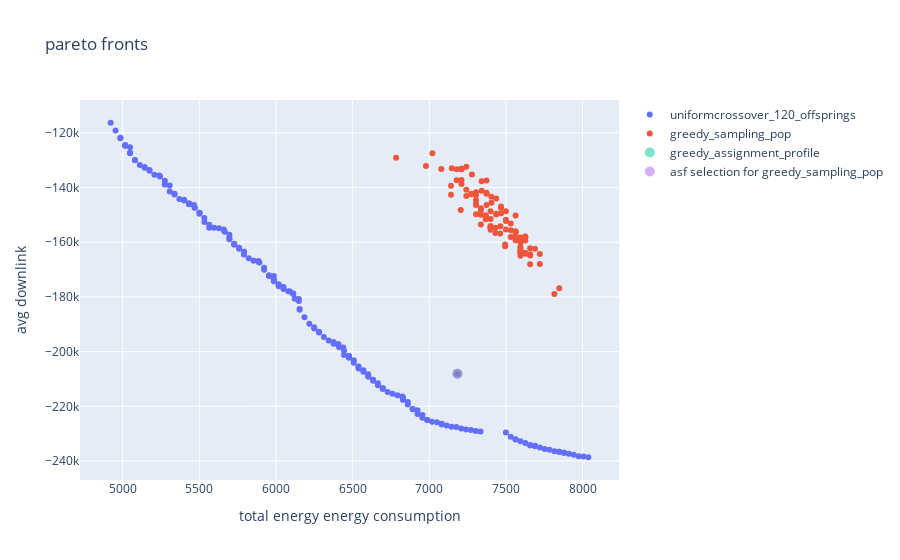
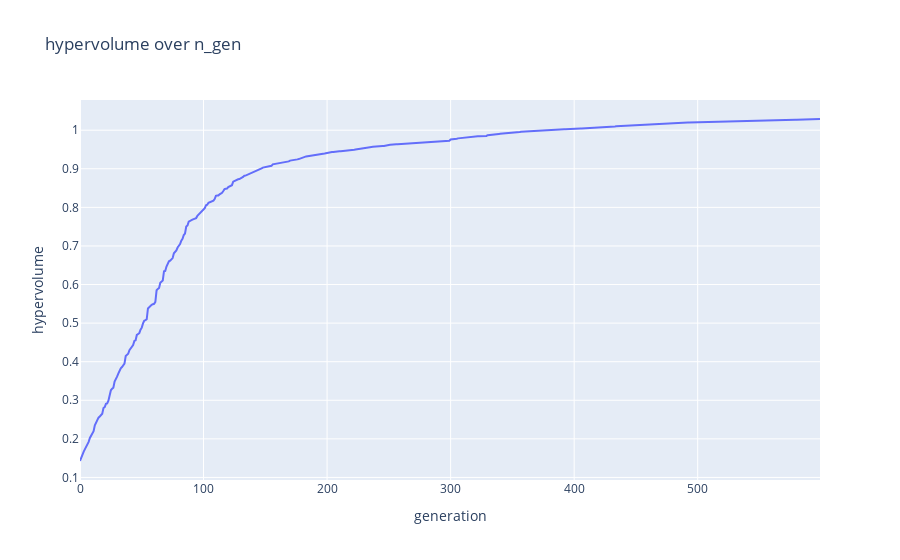

The notebook cell these images were saved under, in order:
### Code cell
fig1 = go.Figure()
fig1.update_layout(
    title=f"pareto fronts",
    xaxis_title="total energy energy consumption",
    yaxis_title="avg downlink")

##### add paretofronts of all runs
for index, pareto_front in enumerate(pareto_fronts):
    fig1.add_trace(
        go.Scatter(
            x=np.array(pareto_front)[:,0],
            y=np.array(pareto_front)[:,1],
            mode='markers',
            name=config_names[index],
            )
        )

##### add rssi sampling population
son = Son(adjacencies_file_name=f"./datastore/{network_name}/{network_name}_adjacencies.json", parameter_config_file_name=f"./datastore/{network_name}/{config_names[0]}/{config_names[0]}.json")
sampling_pop_objecitve_space = create_greedy_rssi_sampling_pop(results_object["optimization_objectives"], son)
fig1.add_trace(
     go.Scatter(
        x=sampling_pop_objecitve_space[:,0],
        y=sampling_pop_objecitve_space[:,1],
        mode='markers',
        name= "greedy_sampling_pop",
        )
    )
###### highlight greedy assignment activation profile
fig1.add_trace(
    go.Scatter(
        x=np.array(sampling_pop_objecitve_space[-1][0]),
        y=np.array(sampling_pop_objecitve_space[-1][1]),
        mode='markers',
        name= "greedy_assignment_profile",
        opacity= 0.5,
        marker=dict(size=10)
        )
    )
##### highlight asf selection from rssi_sampling
i = asf_select(sampling_pop_objecitve_space)
fig1.add_trace(
    go.Scatter(
        x=np.array(sampling_pop_objecitve_space[i][0]),
        y=np.array(sampling_pop_objecitve_space[i][1]),
        mode='markers',
        name= "asf selection for greedy_sampling_pop",
        opacity= 0.5,
        marker=dict(size=10)
        )
    )

fig2 = go.Figure()
fig2.update_layout(
    title="hypervolume over n_gen",
    xaxis_title="generation",
    yaxis_title="hypervolume")

for index, hyper_volume_history in enumerate(hyper_volume_histories):
    fig2.add_trace(
        go.Scatter(
            x=list(range(0, len(hyper_volume_history))),
            y=hyper_volume_history,
            mode='lines',
            name=config_names[index],
            ))


fig1.show()
fig2.show()

### Figure 1 — Plotly figure (JSON) as saved in the notebook; plotly's stock layout.template omitted (floating-point values rounded to 4 significant figures; data arrays with more than 128 entries replaced by an {"elided": "..."} marker saying what was removed)
{"data": [{"mode": "markers", "name": "uniformcrossover_120_offsprings", "type": "scatter", "x": {"elided": "173 float values"}, "y": {"elided": "173 float values"}}, {"mode": "markers", "name": "greedy_sampling_pop", "type": "scatter", "x": [7305.0, 7816.0, 7626.0, 7431.0, 7179.0, 7500.0, 7563.0, 7500.0, 7658.0, 7658.0, 7658.0, 7463.0, 7337.0, 7595.0, 7626.0, 7495.0, 7626.0, 6784.0, 7373.0, 7368.0, 7405.0, 7242.0, 7437.0, 7205.0, 7595.0, 7595.0, 7495.0, 7595.0, 7210.0, 7468.0, 7020.0, 7373.0, 7595.0, 6979.0, 7305.0, 7373.0, 7468.0, 7179.0, 7337.0, 7400.0, 7431.0, 7305.0, 7531.0, 7563.0, 7595.0, 7690.0, 7531.0, 7563.0, 7626.0, 7721.0, 7400.0, 7242.0, 7400.0, 7721.0, 7400.0, 7405.0, 7337.0, 7626.0, 7147.0, 7368.0, 7342.0, 7437.0, 7273.0, 7563.0, 7210.0, 7626.0, 7210.0, 7563.0, 7563.0, 7400.0, 7368.0, 7595.0, 7242.0, 7595.0, 7848.0, 7595.0, 7500.0, 7305.0, 7210.0, 7500.0, 7279.0, 7342.0, 7142.0, 7373.0, 7658.0, 7595.0, 7400.0, 7658.0, 7437.0, 7468.0, 7079.0, 7142.0, 7210.0, 7337.0, 7273.0, 7305.0, 7463.0, 7305.0, 7531.0, 7184.0], "y": [-141700.0, -179000.0, -163800.0, -154700.0, -133400.0, -152200.0, -156300.0, -155400.0, -168100.0, -162200.0, -164500.0, -154100.0, -148500.0, -165000.0, -159400.0, -161500.0, -158200.0, -129100.0, -142200.0, -150200.0, -143400.0, -140800.0, -149800.0, -148200.0, -163600.0, -162300.0, -160900.0, -161700.0, -137300.0, -146900.0, -127400.0, -146400.0, -163800.0, -132200.0, -149800.0, -137400.0, -149400.0, -137300.0, -147600.0, -154500.0, -156700.0, -144500.0, -155600.0, -159200.0, -158900.0, -162400.0, -153100.0, -156300.0, -164200.0, -168000.0, -154500.0, -143100.0, -148700.0, -164300.0, -154100.0, -145600.0, -153500.0, -157900.0, -133000.0, -151600.0, -137700.0, -149500.0, -142300.0, -157600.0, -133300.0, -158000.0, -138700.0, -156000.0, -150200.0, -155500.0, -150200.0, -159500.0, -132400.0, -158300.0, -176800.0, -163100.0, -148700.0, -146400.0, -133100.0, -151800.0, -135300.0, -141200.0, -139400.0, -141900.0, -164900.0, -160100.0, -151500.0, -164500.0, -144000.0, -147500.0, -133200.0, -142700.0, -133200.0, -150000.0, -142400.0, -142800.0, -156800.0, -146000.0, -158100.0, -208100.0]}, {"marker": {"size": 10}, "mode": "markers", "name": "greedy_assignment_profile", "opacity": 0.5, "type": "scatter", "x": [7184.0], "y": [-208100.0]}, {"marker": {"size": 10}, "mode": "markers", "name": "asf selection for greedy_sampling_pop", "opacity": 0.5, "type": "scatter", "x": [7184.0], "y": [-208100.0]}], "layout": {"title": {"text": "pareto fronts"}, "xaxis": {"title": {"text": "total energy energy consumption"}}, "yaxis": {"title": {"text": "avg downlink"}}}}

### Figure 2 — Plotly figure (JSON) as saved in the notebook; plotly's stock layout.template omitted (floating-point values rounded to 4 significant figures; data arrays with more than 128 entries replaced by an {"elided": "..."} marker saying what was removed)
{"data": [{"mode": "lines", "name": "uniformcrossover_120_offsprings", "type": "scatter", "x": {"elided": "600 int values"}, "y": {"elided": "600 float values"}}], "layout": {"title": {"text": "hypervolume over n_gen"}, "xaxis": {"title": {"text": "generation"}}, "yaxis": {"title": {"text": "hypervolume"}}}}
